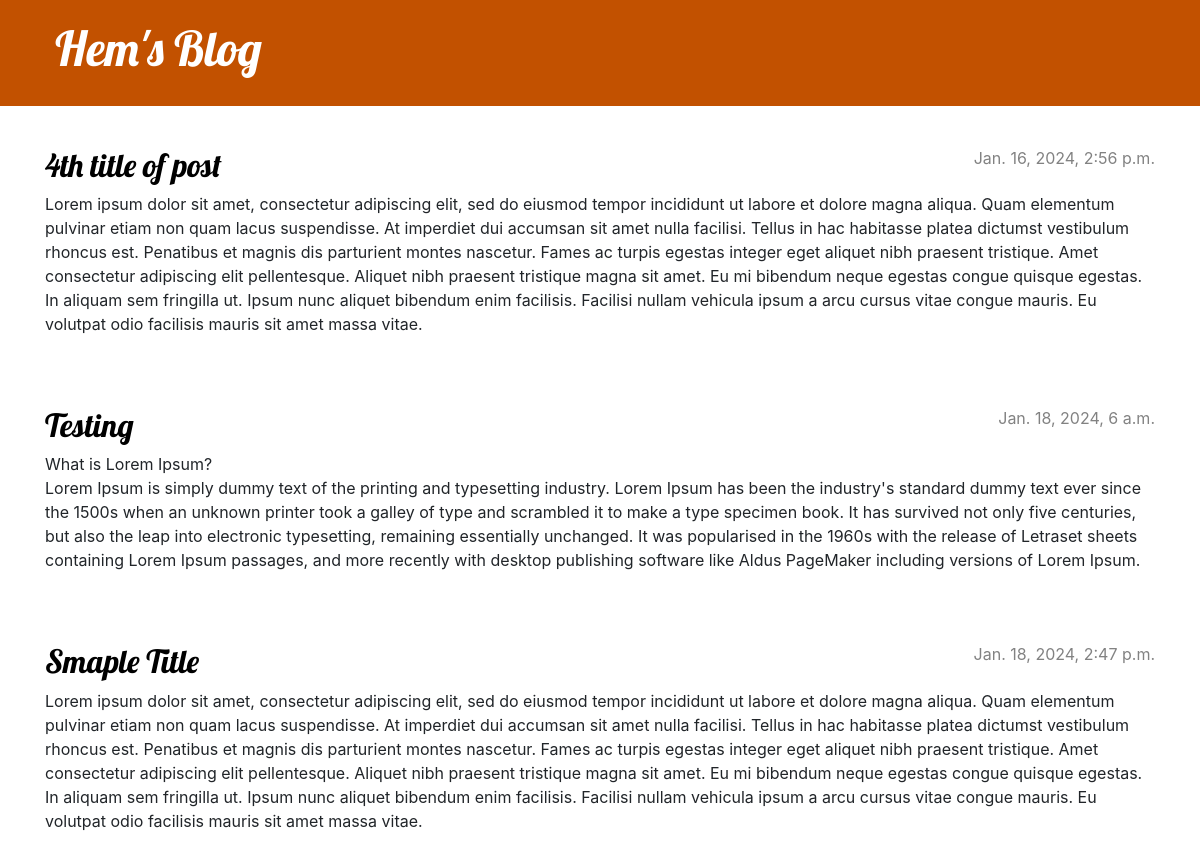
The app's page /, older data.
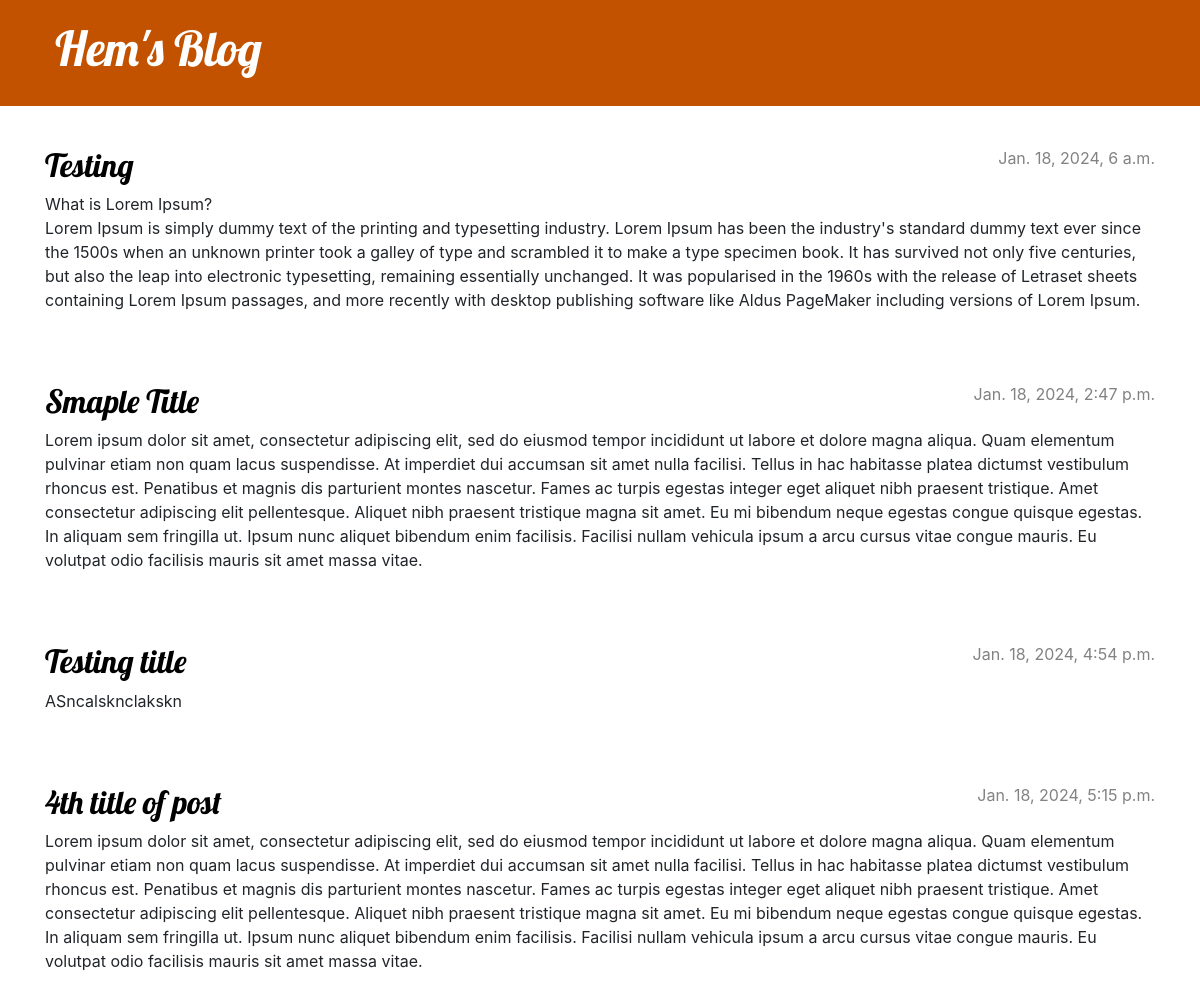
The same page, newer data.
### blog/models.py (models this page shows, shortened)
class Post(models.Model):
    author = models.ForeignKey(settings.AUTH_USER_MODEL, on_delete=models.CASCADE)
    title = models.CharField(max_length=200)
    text = models.TextField()
    created_date = models.DateTimeField(default=timezone.now)
    published_date = models.DateTimeField(blank=True, null=True)

### blog/views.py (the view)
# urls.py: path('', views.post_list, name='post_list'),
def post_list(request):
    posts = Post.objects.filter(published_date__lte=timezone.now()).order_by('published_date')
    return render(request, 'blog/post_list.html',{'posts':posts})

### blog/templates/blog/post_list.html
{% extends 'blog/base.html' %}
{% block content %}
    {% for post in posts %}
        <article class="post">
            <time class="date">
                {{ post.published_date }}
            </time>
            <h2><a href="{% url 'post_detail' pk=post.pk %}">{{ post.title }}</a></h2>
            <p>{{ post.text|linebreaksbr }}</p>
        </article>
    {% endfor %}
{% endblock %}

Row changes from the older to the newer data that the page shows:
added Post: published_date "Jan. 18, 2024, 4:54 p.m.", title "Testing title", text "ASncalsknclakskn"
changed Post "4th title of post": published_date "Jan. 16, 2024, 2:56 p.m." → "Jan. 18, 2024, 5:15 p.m."; moves down the list
